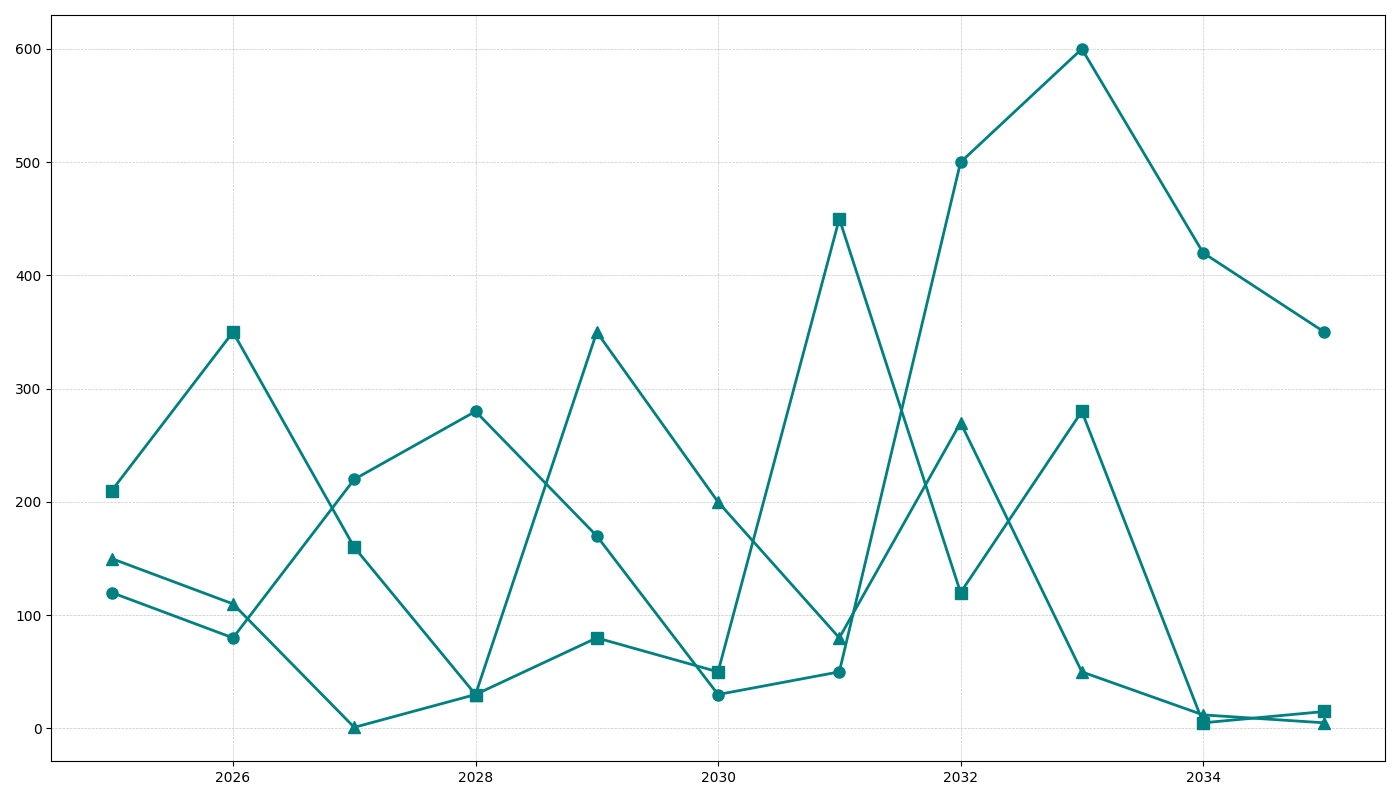

The script that drew this image:
import matplotlib.pyplot as plt
import numpy as np

# Data
years = np.arange(2025, 2036)
auto_vehicles = np.array([120, 80, 220, 280, 170, 30, 50, 500, 600, 420, 350])
drone_deliveries = np.array([210, 350, 160, 30, 80, 50, 450, 120, 280, 5, 15])
hyperloop_pods = np.array([150, 110, 1, 30, 350, 200, 80, 270, 50, 12, 5])

# Setup the figure and subplots
fig, ax1 = plt.subplots(figsize=(14, 8))
color = 'teal'

# Plot Autonomous Vehicles
ax1.plot(years, auto_vehicles, color=color, marker='o', linestyle='-', linewidth=2, markersize=8)
# Plot Drone Deliveries
ax1.plot(years, drone_deliveries, color=color, marker='s', linestyle='-', linewidth=2, markersize=8)
# Plot Hyperloop Pods
ax1.plot(years, hyperloop_pods, color=color, marker='^', linestyle='-', linewidth=2, markersize=8)

ax1.grid(True, linestyle='--', linewidth=0.5, alpha=0.7)
plt.tight_layout()
plt.show()
